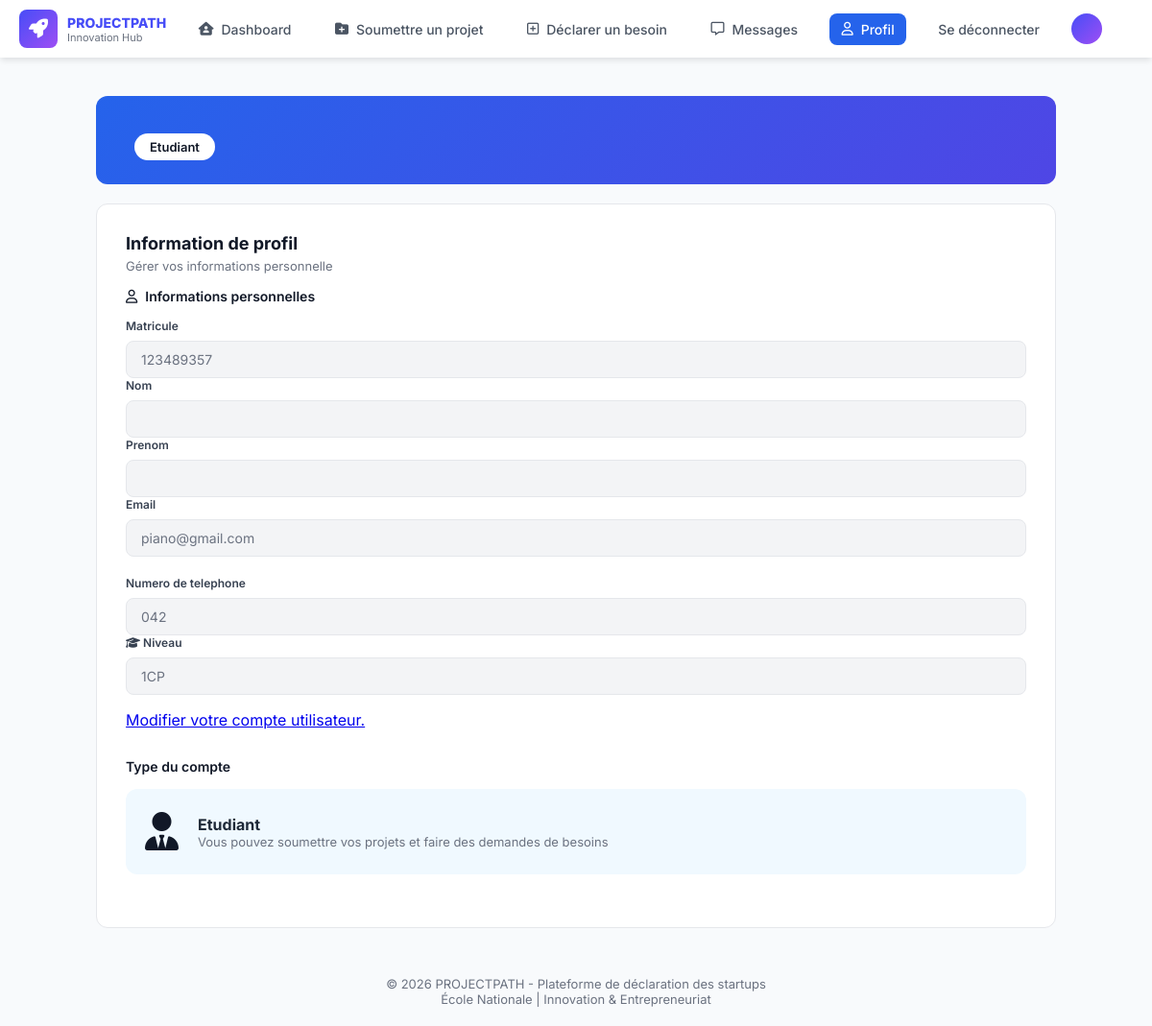
/user/12 (signed in), run on an earlier commit of the app's database.
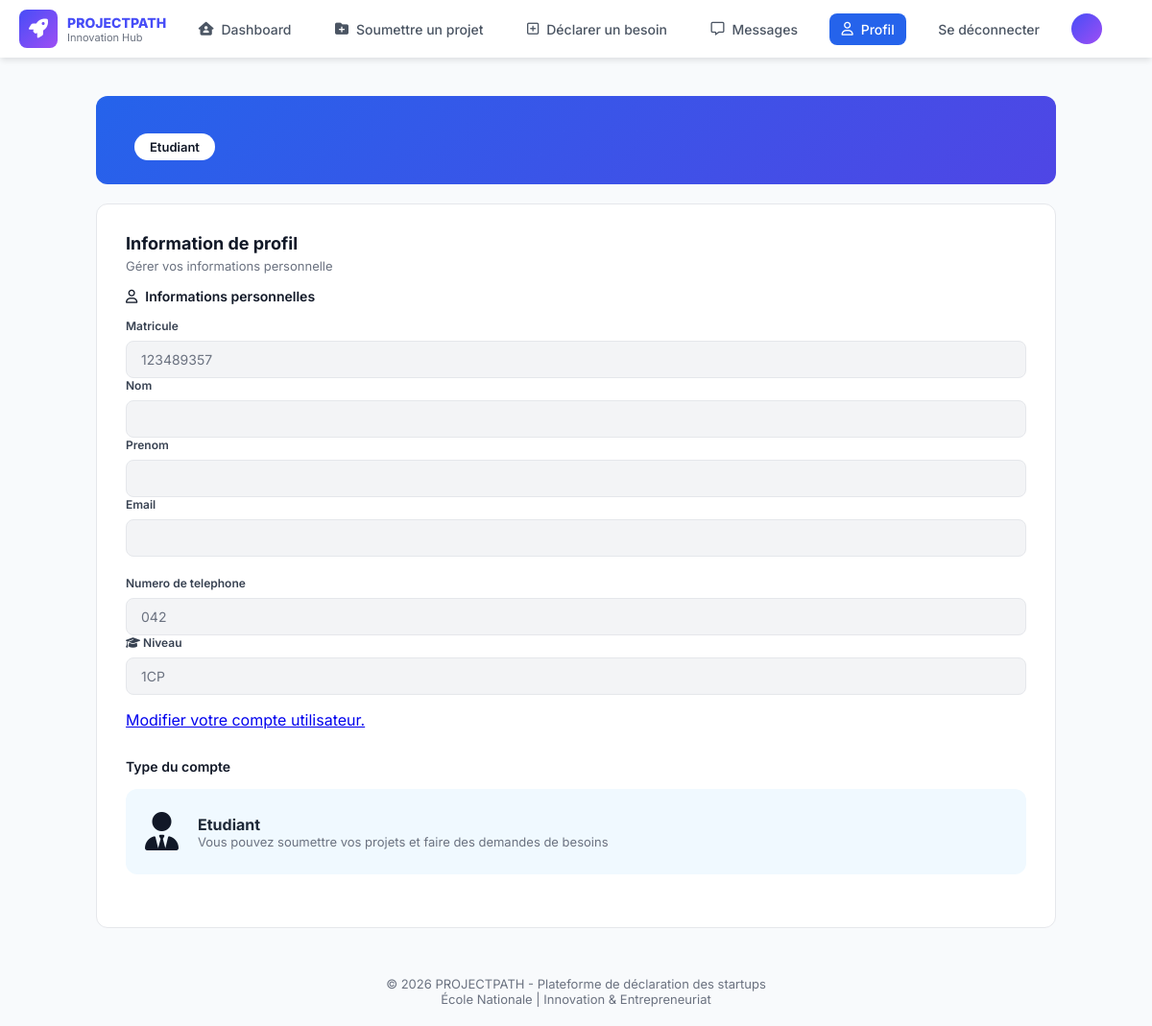
And on a later commit of the database.
### PP/models.py (models this page shows, shortened)
class CompteEtudiant(AbstractUser, PermissionsMixin):
    matricule = models.fields.IntegerField(unique=True, validators= [Validate_matricule], default = "123889357")
    class Niveau(models.TextChoices):
        one = "1CP", "1CP"
        two = "2CP", "2CP"
        three = "1CS" , "1CS"
        four = "2CS" , "2CS"
        five = "3CS", "3CS"
    niveau_etude = models.fields.CharField(max_length = 5 , choices = Niveau.choices, default = "1CP")
    telephone = models.fields.IntegerField(validators=[Validate_telephone], default=42)
    class Meta:
        verbose_name = "User"
        verbose_name_plural = "Users"

### PP/views_user.py (the view)
# urls.py: path("user/<int:user_id>", views_user.user_details, name="user_details"),
@login_required
def user_details(request, user_id):
    if request.user.id != user_id:
        return redirect("logout")
    user = CompteEtudiant.objects.get(id = user_id)
    return render(request, "Student/user.html", {"user": user, "user_id": user_id})

### PP/template/Student/user.html (shortened to what the changed rows need)
{% load static %}
<!DOCTYPE html>
<html lang="fr">
<head>
    <link rel="stylesheet" href="https://cdnjs.cloudflare.com/ajax/libs/font-awesome/6.4.0/css/all.min.css">
    <link rel="stylesheet" href="{% static 'css/profil.css' %}">
</head>
<body>
    <main class="container">
        <section class="card">
            <div class="card-header">
                <div>
                    <h2>Information de profil</h2>
            </div>
             <div class="info-section">
                <div class="info-grid">
                    <div class="form-group">
                        <label >Matricule</label>
                        <input type="number" value={{user.matricule}} disabled class="input-disabled">
                    </div>
                    <div class="form-group">
                        <label>Email</label>
                        <input type="email" value="{{ user.email }}" disabled class="input-disabled">
                    </div>
                    <br>
                    <div class="form-group">
                        <label for="nom">Numero de telephone</label>
                        <input type="number" id="nom" value=0{{user.telephone}} disabled class="input-disabled">
                    </div>
                    <div class="form-group">
                        <label for="niveau">
                            <i class="fa-solid fa-graduation-cap"></i> Niveau
                        </label>
                        <input type="text" id="niveau" value={{user.niveau_etude}} disabled class="input-disabled">
                    </div>
                </div>
            </div>
        </section>
    </main>
</body>
</html>

What changed in the data, as far as the page shows it:
changed CompteEtudiant "1CP": email "piano@gmail.com" → (not shown)
